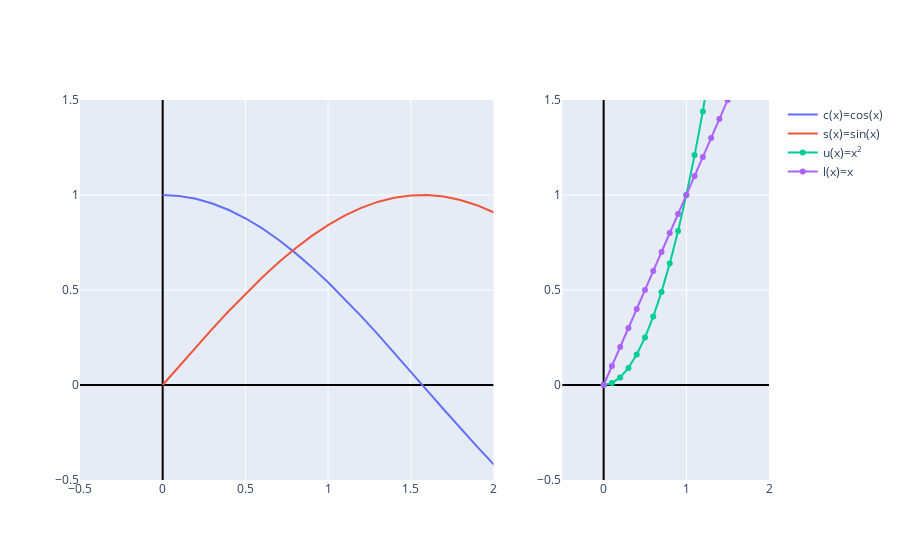

Write notebook code for a chart like this one.
### Code cell
# создаем два полотна
fig = make_subplots(rows=1,cols=2,column_widths=[2,1]) 
#Правляем оси Х и У
fig.update_yaxes(range=[-0.5, 1.5],zeroline=True,zerolinewidth=2,zerolinecolor='black')
fig.update_xaxes(range=[-0.5, 2],zeroline=True,zerolinewidth=2,zerolinecolor='black')
#Рисуем графики (указываем к какому полотну принадлежит)
fig.add_traces(go.Scatter(x=x, y = np.cos(x), mode='lines',name='c(x)=cos(x)'),1,1)
fig.add_traces(go.Scatter(x=x, y = np.sin(x), mode='lines',name='s(x)=sin(x)'),1,1)# first gobelin
fig.add_traces(go.Scatter(x=x, y = x*x, mode='markers+lines',name='u(x)=x<sup>2<sup>'),1,2)# second gobelin 
fig.add_traces(go.Scatter(x=x, y = x, mode='markers+lines',name='l(x)=x'),1,2)
fig.update_traces( hovertemplate="Аргумент: %{x}<br>Функция: %{y}")

### Figure 1 — Plotly figure (JSON) as saved in the notebook; plotly's stock layout.template omitted (floating-point values rounded to 4 significant figures)
{"data": [{"hovertemplate": "Аргумент: %{x}<br>Функция: %{y}", "mode": "lines", "name": "c(x)=cos(x)", "type": "scatter", "x": [0, 0.1, 0.2, 0.3, 0.4, 0.5, 0.6, 0.7, 0.8, 0.9, 1, 1.1, 1.2, 1.3, 1.4, 1.5, 1.6, 1.7, 1.8, 1.9, 2, 2.1, 2.2, 2.3, 2.4, 2.5, 2.6, 2.7, 2.8, 2.9, 3, 3.1, 3.2, 3.3, 3.4, 3.5, 3.6, 3.7, 3.8, 3.9, 4, 4.1, 4.2, 4.3, 4.4, 4.5, 4.6, 4.7, 4.8, 4.9], "xaxis": "x", "y": [1, 0.995, 0.9801, 0.9553, 0.9211, 0.8776, 0.8253, 0.7648, 0.6967, 0.6216, 0.5403, 0.4536, 0.3624, 0.2675, 0.17, 0.07074, -0.0292, -0.1288, -0.2272, -0.3233, -0.4161, -0.5048, -0.5885, -0.6663, -0.7374, -0.8011, -0.8569, -0.9041, -0.9422, -0.971, -0.99, -0.9991, -0.9983, -0.9875, -0.9668, -0.9365, -0.8968, -0.8481, -0.791, -0.7259, -0.6536, -0.5748, -0.4903, -0.4008, -0.3073, -0.2108, -0.1122, -0.01239, 0.0875, 0.1865], "yaxis": "y"}, {"hovertemplate": "Аргумент: %{x}<br>Функция: %{y}", "mode": "lines", "name": "s(x)=sin(x)", "type": "scatter", "x": [0, 0.1, 0.2, 0.3, 0.4, 0.5, 0.6, 0.7, 0.8, 0.9, 1, 1.1, 1.2, 1.3, 1.4, 1.5, 1.6, 1.7, 1.8, 1.9, 2, 2.1, 2.2, 2.3, 2.4, 2.5, 2.6, 2.7, 2.8, 2.9, 3, 3.1, 3.2, 3.3, 3.4, 3.5, 3.6, 3.7, 3.8, 3.9, 4, 4.1, 4.2, 4.3, 4.4, 4.5, 4.6, 4.7, 4.8, 4.9], "xaxis": "x", "y": [0, 0.09983, 0.1987, 0.2955, 0.3894, 0.4794, 0.5646, 0.6442, 0.7174, 0.7833, 0.8415, 0.8912, 0.932, 0.9636, 0.9854, 0.9975, 0.9996, 0.9917, 0.9738, 0.9463, 0.9093, 0.8632, 0.8085, 0.7457, 0.6755, 0.5985, 0.5155, 0.4274, 0.335, 0.2392, 0.1411, 0.04158, -0.05837, -0.1577, -0.2555, -0.3508, -0.4425, -0.5298, -0.6119, -0.6878, -0.7568, -0.8183, -0.8716, -0.9162, -0.9516, -0.9775, -0.9937, -0.9999, -0.9962, -0.9825], "yaxis": "y"}, {"hovertemplate": "Аргумент: %{x}<br>Функция: %{y}", "mode": "markers+lines", "name": "u(x)=x<sup>2<sup>", "type": "scatter", "x": [0, 0.1, 0.2, 0.3, 0.4, 0.5, 0.6, 0.7, 0.8, 0.9, 1, 1.1, 1.2, 1.3, 1.4, 1.5, 1.6, 1.7, 1.8, 1.9, 2, 2.1, 2.2, 2.3, 2.4, 2.5, 2.6, 2.7, 2.8, 2.9, 3, 3.1, 3.2, 3.3, 3.4, 3.5, 3.6, 3.7, 3.8, 3.9, 4, 4.1, 4.2, 4.3, 4.4, 4.5, 4.6, 4.7, 4.8, 4.9], "xaxis": "x2", "y": [0, 0.01, 0.04, 0.09, 0.16, 0.25, 0.36, 0.49, 0.64, 0.81, 1, 1.21, 1.44, 1.69, 1.96, 2.25, 2.56, 2.89, 3.24, 3.61, 4, 4.41, 4.84, 5.29, 5.76, 6.25, 6.76, 7.29, 7.84, 8.41, 9, 9.61, 10.24, 10.89, 11.56, 12.25, 12.96, 13.69, 14.44, 15.21, 16, 16.81, 17.64, 18.49, 19.36, 20.25, 21.16, 22.09, 23.04, 24.01], "yaxis": "y2"}, {"hovertemplate": "Аргумент: %{x}<br>Функция: %{y}", "mode": "markers+lines", "name": "l(x)=x", "type": "scatter", "x": [0, 0.1, 0.2, 0.3, 0.4, 0.5, 0.6, 0.7, 0.8, 0.9, 1, 1.1, 1.2, 1.3, 1.4, 1.5, 1.6, 1.7, 1.8, 1.9, 2, 2.1, 2.2, 2.3, 2.4, 2.5, 2.6, 2.7, 2.8, 2.9, 3, 3.1, 3.2, 3.3, 3.4, 3.5, 3.6, 3.7, 3.8, 3.9, 4, 4.1, 4.2, 4.3, 4.4, 4.5, 4.6, 4.7, 4.8, 4.9], "xaxis": "x2", "y": [0, 0.1, 0.2, 0.3, 0.4, 0.5, 0.6, 0.7, 0.8, 0.9, 1, 1.1, 1.2, 1.3, 1.4, 1.5, 1.6, 1.7, 1.8, 1.9, 2, 2.1, 2.2, 2.3, 2.4, 2.5, 2.6, 2.7, 2.8, 2.9, 3, 3.1, 3.2, 3.3, 3.4, 3.5, 3.6, 3.7, 3.8, 3.9, 4, 4.1, 4.2, 4.3, 4.4, 4.5, 4.6, 4.7, 4.8, 4.9], "yaxis": "y2"}], "layout": {"xaxis": {"anchor": "y", "domain": [0, 0.6], "range": [-0.5, 2], "zeroline": true, "zerolinecolor": "black", "zerolinewidth": 2}, "xaxis2": {"anchor": "y2", "domain": [0.7, 1], "range": [-0.5, 2], "zeroline": true, "zerolinecolor": "black", "zerolinewidth": 2}, "yaxis": {"anchor": "x", "domain": [0, 1], "range": [-0.5, 1.5], "zeroline": true, "zerolinecolor": "black", "zerolinewidth": 2}, "yaxis2": {"anchor": "x2", "domain": [0, 1], "range": [-0.5, 1.5], "zeroline": true, "zerolinecolor": "black", "zerolinewidth": 2}}}
